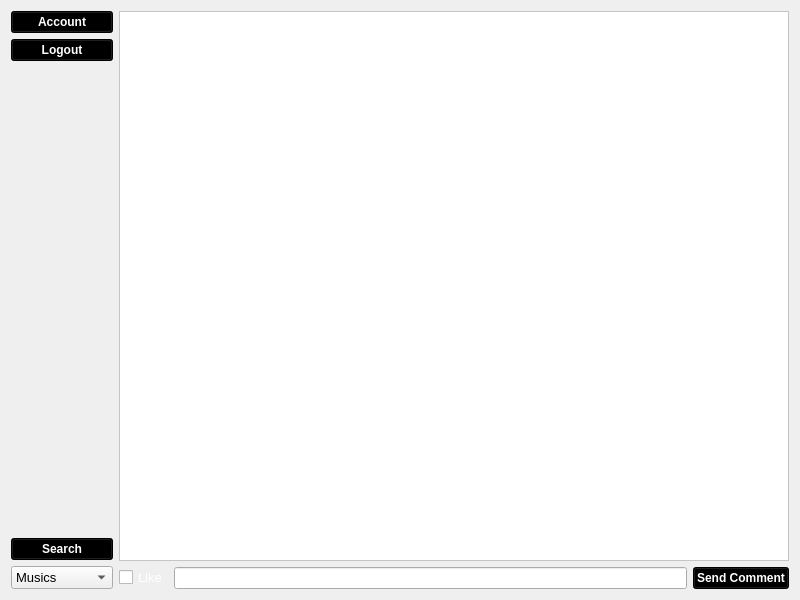
<?xml version="1.0" encoding="UTF-8"?>
<ui version="4.0">
 <class>MusicListWindow</class>
 <widget class="QWidget" name="MusicListWindow">
  <property name="geometry">
   <rect>
    <x>0</x>
    <y>0</y>
    <width>800</width>
    <height>600</height>
   </rect>
  </property>
  <property name="minimumSize">
   <size>
    <width>800</width>
    <height>600</height>
   </size>
  </property>
  <property name="maximumSize">
   <size>
    <width>800</width>
    <height>600</height>
   </size>
  </property>
  <property name="windowTitle">
   <string>MusicList</string>
  </property>
  <property name="windowIcon">
   <iconset resource="Resources/main.qrc">
    <normaloff>:/Icons/Icons/spotify.png</normaloff>:/Icons/Icons/spotify.png</iconset>
  </property>
  <property name="styleSheet">
   <string notr="true">background-image: url(:/Background/background/darkgreen.png);
color: rgb(255, 255, 255);</string>
  </property>
  <layout class="QGridLayout" name="gridLayout_4">
   <item row="0" column="0">
    <layout class="QGridLayout" name="gridLayout_3">
     <item row="3" column="0">
      <layout class="QHBoxLayout" name="horizontalLayout_2"/>
     </item>
     <item row="1" column="0">
      <layout class="QHBoxLayout" name="horizontalLayout_3">
       <item>
        <layout class="QVBoxLayout" name="verticalLayout">
         <item>
          <widget class="QPushButton" name="Account_btn">
           <property name="font">
            <font>
             <pointsize>9</pointsize>
             <weight>75</weight>
             <bold>true</bold>
            </font>
           </property>
           <property name="styleSheet">
            <string notr="true">color: rgb(255, 255, 255);
background-color: rgb(0, 0, 0);</string>
           </property>
           <property name="text">
            <string>Account</string>
           </property>
          </widget>
         </item>
         <item>
          <widget class="QPushButton" name="Logout_btn">
           <property name="font">
            <font>
             <pointsize>9</pointsize>
             <weight>75</weight>
             <bold>true</bold>
            </font>
           </property>
           <property name="styleSheet">
            <string notr="true">color: rgb(255, 255, 255);
background-color: rgb(0, 0, 0);</string>
           </property>
           <property name="text">
            <string>Logout</string>
           </property>
          </widget>
         </item>
         <item>
          <spacer name="verticalSpacer">
           <property name="orientation">
            <enum>Qt::Vertical</enum>
           </property>
           <property name="sizeHint" stdset="0">
            <size>
             <width>20</width>
             <height>40</height>
            </size>
           </property>
          </spacer>
         </item>
         <item>
          <widget class="QPushButton" name="Search_btn">
           <property name="font">
            <font>
             <pointsize>9</pointsize>
             <weight>75</weight>
             <bold>true</bold>
            </font>
           </property>
           <property name="styleSheet">
            <string notr="true">color: rgb(255, 255, 255);
background-color: rgb(0, 0, 0);</string>
           </property>
           <property name="text">
            <string>Search</string>
           </property>
          </widget>
         </item>
         <item>
          <widget class="QComboBox" name="Category_combobox">
           <property name="font">
            <font>
             <pointsize>10</pointsize>
            </font>
           </property>
           <property name="toolTip">
            <string/>
           </property>
           <property name="statusTip">
            <string/>
           </property>
           <property name="whatsThis">
            <string/>
           </property>
           <property name="accessibleName">
            <string/>
           </property>
           <property name="accessibleDescription">
            <string/>
           </property>
           <property name="styleSheet">
            <string notr="true">color: rgb(0, 0, 0);</string>
           </property>
           <property name="editable">
            <bool>false</bool>
           </property>
           <property name="currentText">
            <string>Musics</string>
           </property>
           <item>
            <property name="text">
             <string>Musics</string>
            </property>
           </item>
           <item>
            <property name="text">
             <string>Albums</string>
            </property>
           </item>
           <item>
            <property name="text">
             <string>Followings</string>
            </property>
           </item>
           <item>
            <property name="text">
             <string>Suggestions</string>
            </property>
           </item>
           <item>
            <property name="text">
             <string>PlayLists</string>
            </property>
           </item>
           <item>
            <property name="text">
             <string>Artists</string>
            </property>
           </item>
           <item>
            <property name="text">
             <string>Concerts</string>
            </property>
           </item>
          </widget>
         </item>
        </layout>
       </item>
       <item>
        <layout class="QVBoxLayout" name="verticalLayout_2">
         <item>
          <widget class="QTableView" name="Music_list">
           <property name="font">
            <font>
             <pointsize>10</pointsize>
            </font>
           </property>
           <property name="styleSheet">
            <string notr="true">background-image: url(:/Background/background/transparent.png);
background-color: rgb(255, 255, 255);
color: rgb(0, 0, 0);</string>
           </property>
           <property name="frameShape">
            <enum>QFrame::StyledPanel</enum>
           </property>
           <property name="editTriggers">
            <set>QAbstractItemView::NoEditTriggers</set>
           </property>
           <property name="dragDropOverwriteMode">
            <bool>false</bool>
           </property>
          </widget>
         </item>
         <item>
          <layout class="QHBoxLayout" name="horizontalLayout_4">
           <item>
            <widget class="QCheckBox" name="Like_checkBox">
             <property name="font">
              <font>
               <pointsize>10</pointsize>
              </font>
             </property>
             <property name="styleSheet">
              <string notr="true">background-image: url(:/Background/background/transparent.png);
color: rgb(255, 255, 255);</string>
             </property>
             <property name="text">
              <string>Like</string>
             </property>
            </widget>
           </item>
           <item>
            <widget class="QLineEdit" name="Comment_lineEdit">
             <property name="enabled">
              <bool>true</bool>
             </property>
             <property name="font">
              <font>
               <pointsize>9</pointsize>
              </font>
             </property>
             <property name="styleSheet">
              <string notr="true">background-image: url(:/Background/background/transparent.png);
</string>
             </property>
            </widget>
           </item>
           <item>
            <widget class="QPushButton" name="sendComment_btn">
             <property name="font">
              <font>
               <pointsize>9</pointsize>
               <weight>75</weight>
               <bold>true</bold>
              </font>
             </property>
             <property name="styleSheet">
              <string notr="true">color: rgb(255, 255, 255);
background-color: rgb(0, 0, 0);</string>
             </property>
             <property name="text">
              <string>Send Comment</string>
             </property>
            </widget>
           </item>
          </layout>
         </item>
        </layout>
       </item>
      </layout>
     </item>
    </layout>
   </item>
  </layout>
 </widget>
 <resources>
  <include location="Resources/main.qrc"/>
 </resources>
 <connections/>
</ui>
